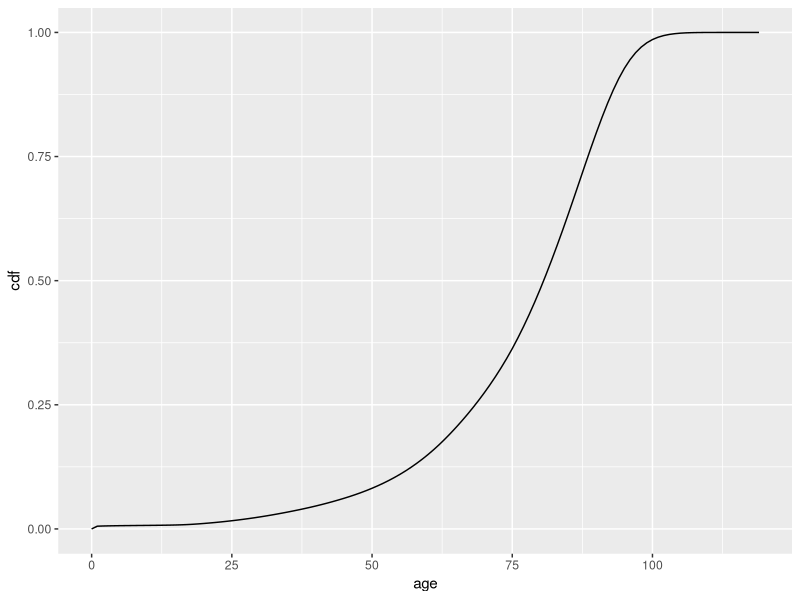
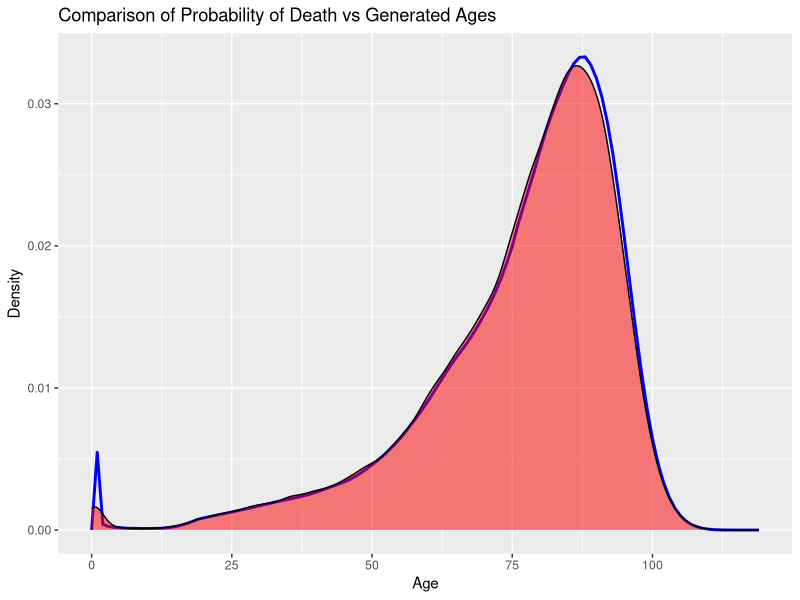

Here is the R script that generated these plots, in order:
## ---- chunk 1
library(tidyverse)
## ---- chunk 2
Social_Security_Deaths_2021 <- read_csv(".github/workflows/Social Security Deaths 2021.csv")
## ---- chunk 3
cdf_data <- Social_Security_Deaths_2021 |> 
  mutate(cdf = `total deaths`/205000) 
  
ggplot(cdf_data, aes(x = age, y = cdf))+
         geom_line()
## ---- chunk 4
set.seed(4747)

# Function for inverse transform sampling
inverse_transform_sampling <- function(cdf_data, n_samples) {
  # Step 1: Generate n uniform samples between 0 and 1
  uniform_randoms <- runif(n_samples)
  
  # Step 2: For each random number, find the corresponding value in the cdf
  sampled_values <- sapply(uniform_randoms, function(u) {
    # Find the smallest `age` where `cdf >= u`
    age_sampled <- cdf_data$age[which.min(abs(cdf_data$cdf - u))]
    return(age_sampled)
  })
  
  return(sampled_values)
}
## ---- chunk 5
set.seed(4747)
n_samples <- 100000
random_samples <- inverse_transform_sampling(cdf_data, n_samples)


true_prob_deaths <- Social_Security_Deaths_2021 |>
  mutate(deaths_at_age = `total deaths` - lag(`total deaths`, default = first(`total deaths`))) |>
  mutate(prob_of_death = deaths_at_age/205000)
  
  
# Create a data frame of generated ages for histogram
generated_ages_df <- data.frame(age = random_samples)

# Plot
ggplot() +
  #pdf (line)
  geom_line(data = true_prob_deaths, aes(x = age, y = prob_of_death), color = "blue", size = 1) +
  
  #generated ages (density)
  geom_density(data = generated_ages_df, aes(x = age), fill = "red", alpha = 0.5) +
  
  labs(title = "Comparison of Probability of Death vs Generated Ages",
       x = "Age", 
       y = "Density") 

